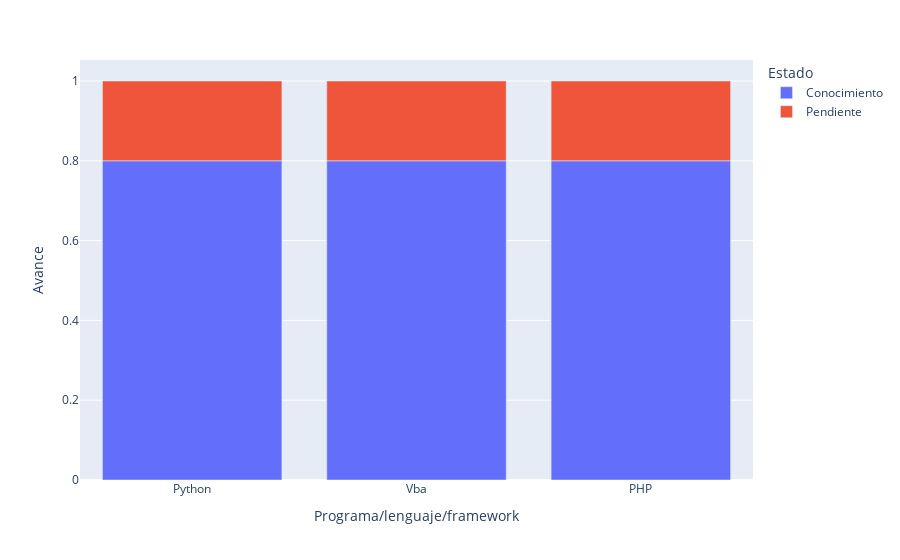

Write notebook code for a chart like this one.
### Code cell
fig = px.bar(Pg2, x="Programa/lenguaje/framework", y="Avance", color="Estado")
fig.show()

### Figure 1 — Plotly figure (JSON) as saved in the notebook; plotly's stock layout.template omitted (floating-point values rounded to 4 significant figures)
{"data": [{"alignmentgroup": "True", "hovertemplate": "Estado=Conocimiento<br>Programa/lenguaje/framework=%{x}<br>Avance=%{y}<extra></extra>", "legendgroup": "Conocimiento", "marker": {"color": "#636efa"}, "name": "Conocimiento", "offsetgroup": "Conocimiento", "orientation": "v", "showlegend": true, "textposition": "auto", "type": "bar", "x": ["Python", "Vba", "PHP"], "xaxis": "x", "y": [0.8, 0.8, 0.8], "yaxis": "y"}, {"alignmentgroup": "True", "hovertemplate": "Estado=Pendiente<br>Programa/lenguaje/framework=%{x}<br>Avance=%{y}<extra></extra>", "legendgroup": "Pendiente", "marker": {"color": "#EF553B"}, "name": "Pendiente", "offsetgroup": "Pendiente", "orientation": "v", "showlegend": true, "textposition": "auto", "type": "bar", "x": ["Python", "Vba", "PHP"], "xaxis": "x", "y": [0.2, 0.2, 0.2], "yaxis": "y"}], "layout": {"barmode": "relative", "legend": {"title": {"text": "Estado"}, "tracegroupgap": 0}, "margin": {"t": 60}, "xaxis": {"anchor": "y", "domain": [0, 1], "title": {"text": "Programa/lenguaje/framework"}}, "yaxis": {"anchor": "x", "domain": [0, 1], "title": {"text": "Avance"}}}}
